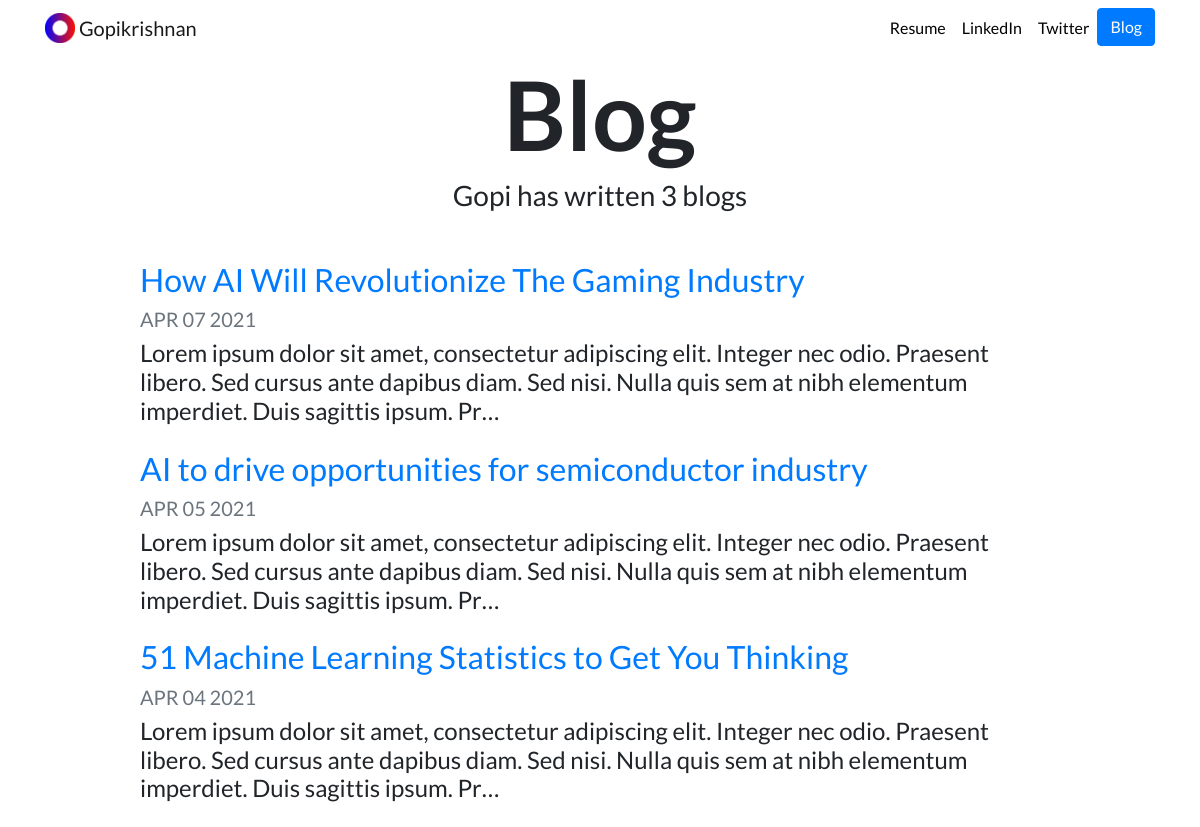
Screenshot of /blog/ with the database file from the repository.
### blog/models.py (models this page shows, shortened)
class Blog(models.Model):
    title = models.CharField(max_length = 200)
    description = models.TextField()
    date = models.DateField()

### blog/views.py (the view)
# urls.py: path('', views.all_blogs, name='all_blogs'),
def all_blogs(request):
    blogs = Blog.objects.order_by('-date')[:5]
    return render(request, 'blog/all_blogs.html',{'blogs':blogs})

### blog/templates/blog/all_blogs.html
{% extends "portfolio/base.html" %}
{% load static %}
{% block content %}
<h1 id="blogtitle" class="font-weight-bold text-center">Blog</h1>
<h3 class="text-center mb-5">Gopi has written {{ blogs.count }} blog{{ blogs.count|pluralize }}</h3>
{% for blog in blogs %}
<div class="row justify-content-center my-3">
  <div class="col-md-10">
    <a href="{% url 'blog:detail' blog.id %}">
      <h2>{{ blog.title }}</h2>
    </a>
    <h5 class="text-muted">{{ blog.date|date:'M d Y'|upper }}</h5>
    <h4>{{ blog.description|striptags|truncatechars:200 }}</h4>
  </div>
</div>
{% endfor %}
{% endblock %}

### portfolio/templates/portfolio/base.html (shortened to what this page needs)
{% load static %}
<!doctype html>
<html lang="en">
<head>
  <link rel="stylesheet" href="https://stackpath.bootstrapcdn.com/bootstrap/4.4.1/css/bootstrap.min.css">
  <link rel="stylesheet" href="{% static "portfolio/custom.css" %}">
</head>
<body>
  <nav id="topNav" class="navbar navbar-expand-md navbar-light">
    <div class="container">
      <a class="navbar-brand" href="{% url 'home' %}">
        <img src="{% static "portfolio/Logo.png" %}" width="30" height="30" class="d-inline-block align-top" alt="Nick's Logo">
        <span>Gopikrishnan</span>
      </a>
      <div class="collapse navbar-collapse text-center" id="navbarNav">
        <ul class="navbar-nav ml-auto">
          <li class="nav-item">
            <a class="nav-link" href="{% static "portfolio/gopiresume.pdf" %}">Resume</a>
          </li>
          <li class="nav-item">
            <a class="nav-link" href="https://www.linkedin.com/in/gopikrishv/" target="_blank">LinkedIn</a>
          </li>
          <li class="nav-item">
            <a class="nav-link" href="https://twitter.com/gopikrisvs" target="_blank">Twitter</a>
          </li>
          <li>
            <a role="button" href="{% url 'blog:all_blogs' %}" class="btn btn-primary">Blog</a>
          </li>
        </ul>
      </div>
    </div>
  </nav>
  <div class="container">
    {% block content %}{% endblock %}
  </div>
</body>
</html>

### portfolio/static/portfolio/custom.css (style rules this page uses)
.navbar-nav .nav-link { color: rgba(0,0,0,1) !important; }
body { font-family: 'Lato', sans-serif; }
#blogtitle { font-size: 6rem; }

### rows the page displays
Blog: title "How AI Will Revolutionize The Gaming Industry", date "APR 07 2021", description "Lorem ipsum dolor sit amet, consectetur adipiscing elit. Integer nec odio. Praesent libero. Sed cursus ante dapibus diam. Sed nisi. Nulla quis sem at nibh elementum imperdiet. Duis sagittis ipsum. Pr…"
Blog: title "AI to drive opportunities for semiconductor industry", date "APR 05 2021", description "Lorem ipsum dolor sit amet, consectetur adipiscing elit. Integer nec odio. Praesent libero. Sed cursus ante dapibus diam. Sed nisi. Nulla quis sem at nibh elementum imperdiet. Duis sagittis ipsum. Pr…"
Blog: title "51 Machine Learning Statistics to Get You Thinking", date "APR 04 2021", description "Lorem ipsum dolor sit amet, consectetur adipiscing elit. Integer nec odio. Praesent libero. Sed cursus ante dapibus diam. Sed nisi. Nulla quis sem at nibh elementum imperdiet. Duis sagittis ipsum. Pr…"

### other values shown
{{ blogs.count }} "3"
